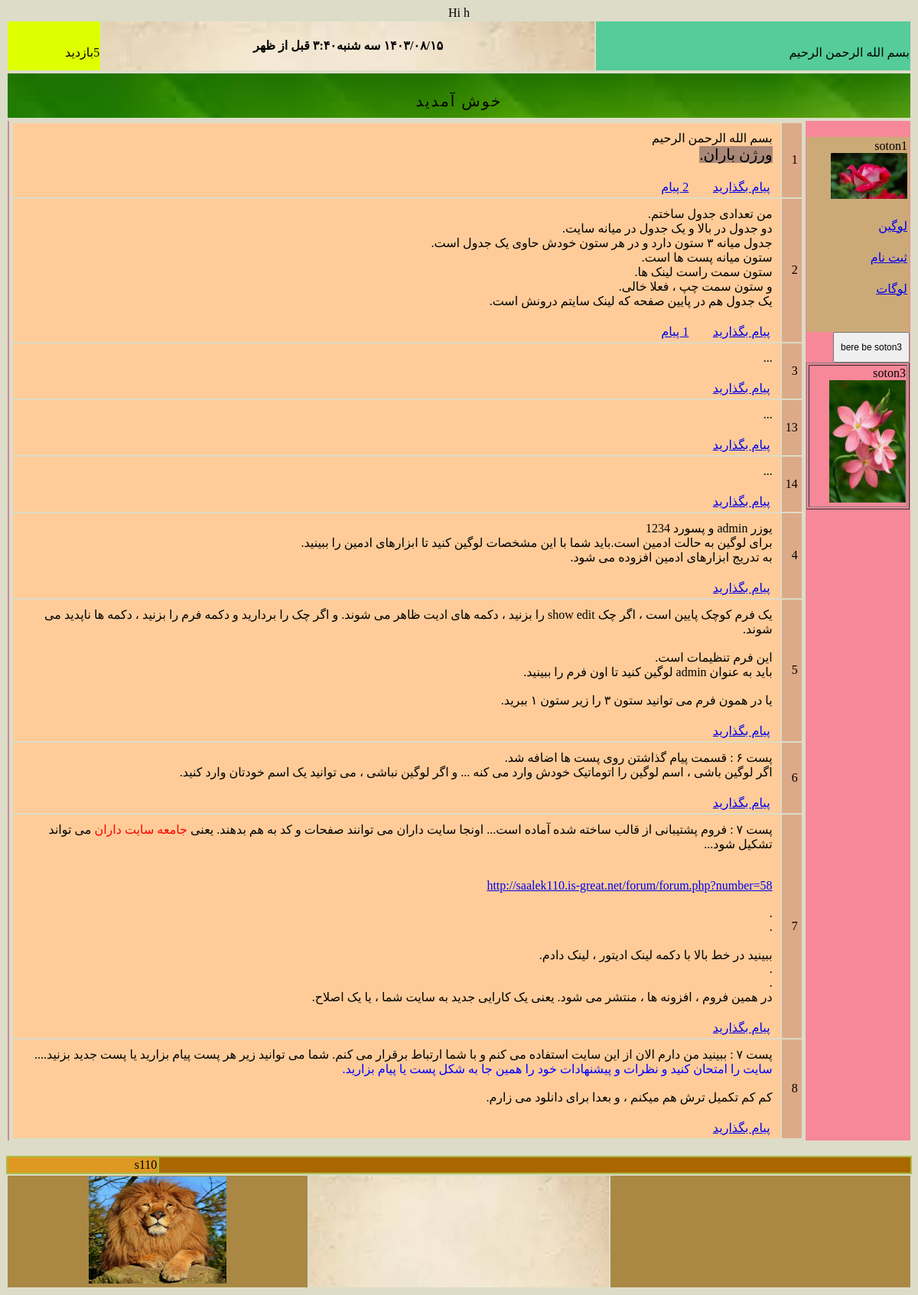
Screenshot of / (signed in) with the database file from the repository.
### tables this page shows
CREATE TABLE `s110_texts` (
  `number` int(11) NOT NULL,
  `comment` varchar(50) NOT NULL,
  `my_text` varchar(600) NOT NULL
);

CREATE TABLE `s110_posts` (
  `number` bigint(20) NOT NULL,
  `news` text NOT NULL
);

### tools/jdf.php (called while the page is built, shortened)
<?php
function jdate($format, $timestamp = '', $none = '', $time_zone = 'Asia/Tehran', $tr_num = 'fa') {
  $T_sec = 0;
  $ts = $T_sec + (($timestamp === '') ? time() : tr_num($timestamp));
  $date = explode('_', date('H_i_j_n_O_P_s_w_Y', $ts));
  list($j_y, $j_m, $j_d) = gregorian_to_jalali($date[8], $date[3], $date[2]);
  $sl = strlen($format);
  $out = '';
  for ($i = 0; $i < $sl; $i++) {
    $sub = substr($format, $i, 1);
    switch ($sub) {
      case 'B':
      case 'e':
      case 'g':
      case 'G':
      case 'h':
      case 'I':
      case 'T':
      case 'u':
      case 'Z':
        $out .= date($sub, $ts);
        break;
      case 'A':
        $out .= ($date[0] < 12) ? 'قبل از ظهر' : 'بعد از ظهر';
        break;
      case 'd':
        $out .= ($j_d < 10) ? '0' . $j_d : $j_d;
        break;
      case 'i':
        $out .= $date[1];
        break;
      case 'l':
        $out .= jdate_words(array('rh' => $date[7]), ' ');
        break;
      case 'm':
        $out .= ($j_m > 9) ? $j_m : '0' . $j_m;
        break;
      case 'Y':
        $out .= $j_y;
        break;
      default:
        $out .= $sub;
    }
  }
  return ($tr_num != 'en') ? tr_num($out, 'fa', '.') : $out;
}
function tr_num($str, $mod = 'en', $mf = '٫') {
  $num_a = array('0', '1', '2', '3', '4', '5', '6', '7', '8', '9', '.');
  $key_a = array('۰', '۱', '۲', '۳', '۴', '۵', '۶', '۷', '۸', '۹', $mf);
  return ($mod == 'fa') ? str_replace($num_a, $key_a, $str) : str_replace($key_a, $num_a, $str);
}
function jdate_words($array, $mod = '') {
  foreach ($array as $type => $num) {
    $num = (int) tr_num($num);
    switch ($type) {
      case 'rh':
        $key = array('یکشنبه', 'دوشنبه', 'سه شنبه', 'چهارشنبه', 'پنجشنبه', 'جمعه', 'شنبه');
        $array[$type] = $key[$num];
        break;
    }
  }
  return ($mod === '') ? $array : implode($mod, $array);
}
function gregorian_to_jalali($gy, $gm, $gd, $mod = '') {
   list($gy, $gm, $gd) = explode('_', tr_num($gy . '_' . $gm . '_' . $gd));
  $g_d_m = array(0, 31, 59, 90, 120, 151, 181, 212, 243, 273, 304, 334);
  $gy2 = ($gm > 2) ? ($gy + 1) : $gy;
  $days = 355666 + (365 * $gy) + ((int) (($gy2 + 3) / 4)) - ((int) (($gy2 + 99) / 100)) + ((int) (($gy2 + 399) / 400)) + $gd + $g_d_m[$gm - 1];
  $jy = -1595 + (33 * ((int) ($days / 12053)));
  $days %= 12053;
  $jy += 4 * ((int) ($days / 1461));
  $days %= 1461;
  if ($days < 186) {
    $jm = 1 + (int) ($days / 31);
    $jd = 1 + ($days % 31);
  } else {
    $jm = 7 + (int) (($days - 186) / 30);
    $jd = 1 + (($days - 186) % 30);
  }
  return ($mod == '') ? array($jy, $jm, $jd) : $jy . $mod . $jm . $mod . $jd;
}

### parts_of_index/show_posts.php (the view, shortened to what this page needs)
<?php
    mysqli_set_charset($ccoonn, "utf8");
 $sql = "SELECT * FROM s110_posts";
  $result = mysqli_query($ccoonn ,$sql);
   echo"<center>";
    echo"<table border=0>";
        while($info = mysqli_fetch_array( $result))
               {
            $my_number=$info['number'];
    echo"<tr>";
 echo'<td id="sotone_shomareh_post">';
 echo $info["number"];   echo"</td>";
include"parts_of_index/my_str_replace.php";
 echo'<td id="sotone_matne_post">';
echo nl2br($info['news']);
echo'<table border=0>';
echo'<tr>';
 echo'<td id="sotone_payam_bezarid">';
$str=writeMsg(32);
    echo '<a href="msg/a_write_msg.php?number='.$my_number.'">'.$str.'</a>';
echo'</td>';
 echo'<td id="sotone_chand_nazar">';
  $tedad=msg_cont($ccoonn , $my_number );
 if (   $tedad> 0)
 {
     $str=writeMsg(33);
 $ebarat= $tedad." ".$str;
    echo "<a href='msg/show_msgs.php?number=$my_number'>$ebarat</a>";
 }
 echo'</td>';
  echo'<td id="sotone_dokmeye_edit">';
      $value=my_setting("show_edit");
echo'</td>'; echo'</tr>';echo'</table>';
echo"</td>";
          echo"</tr>";
 }
 echo"</table>";
  echo"</center>";
                                                                 ?>

### index.php (shortened to what this page needs)
<!DOCTYPE html>
<!DOCTYPE html PUBLIC "-//W3C//DTD XHTML 1.0 Transitional//EN" "http://www.w3.org/TR/xhtml1/DTD/xhtml1-transitional.dtd">
<html dir="rtl">
<head>
</head>
<body>
       <?php
    require "base/ccoonn.php";
     include "functions/functions.php";
     require_once "tools/jdf.php";
    mysqli_set_charset($ccoonn, "utf8");
                $hour= jdate('g:i A');
                $the_week=jdate('l');
              $the_date=jdate('Y/m/d ');
 if (  isset(  $_SESSION["username"] )  )
 {
echo"<center>";
echo"Hi ".$_SESSION["username"];
echo"</center>";
 }
 echo'<table id="bala_tarin_table">';
echo'<tr>';
 echo'<td id="soton1_az_table_aval">';
 $str=writeMsg(21) ;
echo $str;
  ?>
      <?php
echo'</td>';
 echo'<td id="soton2_az_table_aval">';
echo"<center><h4>".$the_date.$the_week.$hour."</h4></center>";
echo'</td>';
 echo'<td id="soton3_az_table_aval">';
$count=counter("index");
 $str=writeMsg(12);
 echo $count;
   echo $str;
echo'</td>';
echo'</tr>';
echo'</table>';
 echo'<table id="table_e_satre_dovom">';
echo'<tr>';
 echo'<td id="sotone_table_dovom">';
echo'</td>';
echo'</tr>';
echo'</table>';
 echo'<table id="table_bozorge_vasate_safeh">';
echo'<tr>';
 echo'<td id="sotone_avale_table_bozorge_vasat_safhe">';
 echo'<table id="table_e_soton_1">';
echo'<tr>';
echo'<td>';
echo'soton1';
echo'<img src="images/flower2.jpg" alt="robot" width="100" height="60"/>';
echo'</td>';
echo'</tr>';
echo'<tr>';
echo'<td>';
 $str=writeMsg(13) ;
 echo'<a href="login/login.php">'.$str.'</a>';
 echo'</td>';
echo'</tr>';
echo'<tr>';
echo'<td>';
 $str=writeMsg(14) ;
  echo'<a href="login/register.php">'.$str.'</a>';
   echo'</td>';
   echo'</tr>';
echo'<tr>';
echo'<td>';
 $str=writeMsg(17) ;
  echo'<a href="login/logout.php">'.$str.'</a>';
     echo'</td>';
     echo'</tr>';
echo'<tr>';
echo'<td>';
echo'</td>';
echo'</tr>';
echo'<tr>';
echo'<td>';
echo'</td>';
echo'</tr>';
echo'</tr>';
echo'</table>';
	  $value=my_setting("soton3");
	  if ($value=="under-soton-1")
{
 ?>
 <form id='myform' action="<?php echo $_SERVER['PHP_SELF']; ?>"  method = 'POST'>
 <input type="submit" name='action_soton1' value="bere be soton3" style=" font-size:12px; height:40px; width:100px">
      </form>
 <?php
 }
      if ($value=="under-soton-1")
   include "parts_of_index/soton3.php";
echo'<td>';
   include "parts_of_index/show_posts.php";
echo'</td>';
 echo'<td id="sotone_sevome_table_bozorge_vasat_safhe">';
 ?>
 <?php
echo'</td>';
           echo"<br>";
 echo'<table id="avalin_table_e_footer">';
echo'<tr>';
 echo'<td id="sotone_avale_table_avale_footer">';
echo'</td>';
 echo'<td id="sotone_dovome_table_avale_footer">';
echo"s110";
echo'</td>';
echo'</tr>';
echo'</table>';
 echo'<table id="dovomin_table_e_footer">';
echo'<tr>';
 echo'<td id="sotone_avale_table_dovome_footer">';
 ?>
 <?php
 echo'</td>';
  echo'<td id="sotone_dovome_table_dovome_footer">';
 ?>
 <?php
   echo'</td>';
    echo'<td id="sotone_sevome_table_dovome_footer">';
   echo'<img src="images/lion.jpg" alt="lion" width="180" height="140"/>';
 echo'</td>';
 echo'</tr>';
echo'</table>';
?>
</body>
</html>

### parts_of_index/my_str_replace.php
<?php
if (isset ($info['news']) )
{
     $info['news']=str_replace("qz","'",$info['news']);
     $info['news']=str_replace("[Img]","<img src='",$info['news']);
     $info['news']=str_replace("[/Img]","' style='width:200px;height:auto'>",$info['news']);
     $info['news']=str_replace("[Url]","<a href='",$info['news']);
     $info['news']=str_replace("[Url_m]","'>",$info['news']);
     $info['news']=str_replace("[/Url]","</a>",$info['news']);
     $info['news']=str_replace("[center]","<center>",$info['news']);
     $info['news']=str_replace("[/center]","</center>",$info['news']);
     $info['news']=str_replace("[left]","<div style='text-align: left;'>",$info['news']);
     $info['news']=str_replace("[/left]","</div>",$info['news']);
     $info['news']=str_replace("[right]","<div style='text-align: right;'>",$info['news']);
     $info['news']=str_replace("[/right]","</div>",$info['news']);
     $info['news']=str_replace("[red]","<span style='color: Red'>",$info['news']);
     $info['news']=str_replace("[/red]","</span>",$info['news']);
     $info['news']=str_replace("[blue]","<span style='color: Blue'>",$info['news']);
     $info['news']=str_replace("[/blue]","</span>",$info['news']);
     $info['news']=str_replace("[color]","<span style='color:",$info['news']);
     $info['news']=str_replace("[bgcolor]","<span style='background-color:",$info['news']);
     $info['news']=str_replace("[color_m]","'>",$info['news']);
     $info['news']=str_replace("[/color]","</span>",$info['news']);
     $info['news']=str_replace("imagenumber=","<img src='http://victory.rf.gd/web/images/attachs/f",$info['news']);
          $info['news']=str_replace("size=100",".jpg' width='100' height='auto'>",$info['news']);
               $info['news']=str_replace("size=150",".jpg' width='150' height='auto'>",$info['news']);
     $info['news']=str_replace("size=200",".jpg' width='200' height='auto'>",$info['news']);
          $info['news']=str_replace("size=250",".jpg' width='250' height='auto'>",$info['news']);
        $info['news']=str_replace("size=300",".jpg' width='300' height='auto'>",$info['news']);
        $info['news']=str_replace("size=350",".jpg' width='350' height='auto'>",$info['news']);
     $info['news']=str_replace("size=400",".jpg' width='400' height='auto'>",$info['news']);
          $info['news']=str_replace("size=450",".jpg' width='450' height='auto'>",$info['news']);
             $info['news']=str_replace("size=500",".jpg' width='500' height='auto'>",$info['news']);
             $info['news']=str_replace("size=550",".jpg' width='550' height='auto'>",$info['news']);
     $info['news']=str_replace("size=600",".jpg' width='600' height='auto'>",$info['news']);
     $info['news']=str_replace("size=650",".jpg' width='650' height='auto'>",$info['news']);
       $info['news']=str_replace("size=700",".jpg' width='700' height='auto'>",$info['news']);
         $info['news']=str_replace("size=750",".jpg' width='750' height='auto'>",$info['news']);
     $info['news']=str_replace("size=800",".jpg' width='800' height='auto'>",$info['news']);
    $info['news']=str_replace("☆☆☆☆T","",$info['news']);
       $info['news']=str_replace("pngnumber=","<img src='http://victory.rf.gd/web/images/attachs/png/f",$info['news']);
          $info['news']=str_replace("sizep=100",".png' width='100' height='auto'>",$info['news']);
               $info['news']=str_replace("sizep=150",".png' width='150' height='auto'>",$info['news']);
     $info['news']=str_replace("sizep=200",".png' width='200' height='auto'>",$info['news']);
          $info['news']=str_replace("sizep=250",".png' width='250' height='auto'>",$info['news']);
        $info['news']=str_replace("sizep=300",".png' width='300' height='auto'>",$info['news']);
        $info['news']=str_replace("sizep=350",".png' width='350' height='auto'>",$info['news']);
     $info['news']=str_replace("sizep=400",".png' width='400' height='auto'>",$info['news']);
          $info['news']=str_replace("sizep=450",".png' width='450' height='auto'>",$info['news']);
             $info['news']=str_replace("sizep=500",".png' width='500' height='auto'>",$info['news']);
             $info['news']=str_replace("sizep=550",".png' width='550' height='auto'>",$info['news']);
     $info['news']=str_replace("sizep=600",".png' width='600' height='auto'>",$info['news']);
     $info['news']=str_replace("sizep=650",".png' width='650' height='auto'>",$info['news']);
       $info['news']=str_replace("sizep=700",".png' width='700' height='auto'>",$info['news']);
         $info['news']=str_replace("sizep=750",".png' width='750' height='auto'>",$info['news']);
     $info['news']=str_replace("sizep=800",".png' width='800' height='auto'>",$info['news']);
    $info['news']=str_replace("☆☆☆☆T","",$info['news']);
       $info['news']=str_replace("[font5]","<div style='font-size:5px;'>",$info['news']);
       $info['news']=str_replace("[font10]","<div style='font-size:10px;'>",$info['news']);
       $info['news']=str_replace("[font20]","<div style='font-size:20px;'>",$info['news']);
       $info['news']=str_replace("[font30]","<div style='font-size:30px;'>",$info['news']);
     $info['news']=str_replace("[font40]","<div style='font-size:40px;'>",$info['news']);
     $info['news']=str_replace("[font50]","<div style='font-size:50px;'>",$info['news']);
     $info['news']=str_replace("[font60]","<div style='font-size:60px;'>",$info['news']);
       $info['news']=str_replace("[font70]","<div style='font-size:70px;'>",$info['news']);
     $info['news']=str_replace("[font80]","<div style='font-size:80px;'>",$info['news']);
     $info['news']=str_replace("[font90]","<div style='font-size:90px;'>",$info['news']);
     $info['news']=str_replace("[font100]","<div style='font-size:100px;'>",$info['news']);
     $info['news']=str_replace("[font150]","<div style='font-size:150px;'>",$info['news']);
     $info['news']=str_replace("[font200]","<div style='font-size:200px;'>",$info['news']);
     $info['news']=str_replace("[font250]","<div style='font-size:250px;'>",$info['news']);
     $info['news']=str_replace("[font300]","<div style='font-size:300px;'>",$info['news']);
     $info['news']=str_replace("[font350]","<div style='font-size:350px;'>",$info['news']);
     $info['news']=str_replace("[font400]","<div style='font-size:400px;'>",$info['news']);
       $info['news']=str_replace("[/font]","</div>",$info['news']);
}
     ?>

### css/index.php (style rules this page uses)
body { background-color:rgba(220,220,200,1); }
#sotone_shomareh_post { background:#ddaa88; padding:5px; }
#sotone_matne_post { background:#ffcc99; padding-left:10px; padding-right:10px; padding-top:10px; }
#sotone_payam_bezarid { width:30%; }
#sotone_chand_nazar { width:30%; padding-right:20px; padding-left:20px; }
#sotone_dokmeye_edit { width:30%; padding-right:20px; }
#bala_tarin_table { border:1; width:100%; }
#soton1_az_table_aval { background: #55cc99; }
#soton2_az_table_aval { background: #ddaa88; background-image: url('images/paper2.jpeg'); background-repeat: no-repeat; background-size: cover; }
#soton3_az_table_aval { background: #ddff00; }
#table_e_satre_dovom { border:1; width:100%; text-align:center; }
#sotone_table_dovom { background: #ffbbbb; background-image: url('images/green2.jpeg'); background-repeat: no-repeat; background-size: cover; color:black; font-size:20px; letter-spacing: 2px; padding-bottom:10px; }
#table_bozorge_vasate_safeh { border:0; }
#sotone_avale_table_bozorge_vasat_safhe { vertical-align:top; background: #f68899; }
#table_e_soton_1 { margin-top:20px; border:1px; background:#ccaa78; }
#sotone_sevome_table_bozorge_vasat_safhe { vertical-align:top; background: #cc8899; }
#avalin_table_e_footer { border:1; width:100%; background:#aabb44; }
#sotone_avale_table_avale_footer { background:#aa6600; width:50%; text-align: center; }
#sotone_dovome_table_avale_footer { background:#dd9922; width:10%;">'; }
#dovomin_table_e_footer { border:1; width:100%; }
#sotone_avale_table_dovome_footer { background:#aa8844; width:20%; text-align: center; }
#sotone_dovome_table_dovome_footer { background:#aa9955; background-image: url('images/paper2.jpeg'); background-repeat: no-repeat; background-size: cover; width:20%; text-align: center;padding:14px;">'; }
#sotone_sevome_table_dovome_footer { background:#aa8844; width:20%; text-align: center; }

### rows the page displays
s110_texts: my_text "بسم الله الرحمن الرحیم"
s110_texts: my_text "بازدید"
s110_texts: my_text "لوگین"
s110_texts: my_text "ثبت نام"
s110_texts: my_text "لوگات"
s110_posts: number "1", news "بسم الله الرحمن الرحیم ورژن باران.", s110_texts.my_text "پیام بگذارید", s110_texts.my_text "2 پیام"
s110_posts: number "2", news "من تعدادی جدول ساختم. دو جدول در بالا و یک جدول در میانه سایت. جدول میانه ۳ ستون دارد و در هر ستون خودش حاوی یک جدول است. ستون میانه پست ها است. ستون سمت راست لینک ها. و ستون سمت چپ ، فعلا خالی. یک جدول هم در پایین صفحه که لینک سایتم درونش است.", s110_texts.my_text "پیام بگذارید", s110_texts.my_text "1 پیام"
s110_posts: number "3", news "...", s110_texts.my_text "پیام بگذارید"
s110_posts: number "13", news "...", s110_texts.my_text "پیام بگذارید"
s110_posts: number "14", news "...", s110_texts.my_text "پیام بگذارید"
s110_posts: number "4", news "یوزر admin و پسورد 1234 برای لوگین به حالت ادمین است.باید شما با این مشخصات لوگین کنید تا ابزارهای ادمین را ببینید. به تدریج ابزارهای ادمین افزوده می شود.", s110_texts.my_text "پیام بگذارید"
s110_posts: number "5", news "یک فرم کوچک پایین است ، اگر چک show edit را بزنید ، دکمه های ادیت ظاهر می شوند. و اگر چک را بردارید و دکمه فرم را بزنید ، دکمه ها ناپدید می شوند. این فرم تنظیمات است. باید به عنوان admin لوگین کنید تا اون فرم را ببینید. یا در همون فرم می توانید ستون ۳ را زیر ستون ۱ ببرید.", s110_texts.my_text "پیام بگذارید"
s110_posts: number "6", news "پست ۶ : قسمت پیام گذاشتن روی پست ها اضافه شد. اگر لوگین باشی ، اسم لوگین را اتوماتیک خودش وارد می کنه ... و اگر لوگین نباشی ، می توانید یک اسم خودتان وارد کنید.", s110_texts.my_text "پیام بگذارید"
s110_posts: number "7", news "پست ۷ : فروم پشتیبانی از قالب ساخته شده آماده است... اونجا سایت داران می توانند صفحات و کد به هم بدهند. یعنی جامعه سایت داران می تواند تشکیل شود... http://saalek110.is-great.net/forum/forum.php?number=58 . . ببینید در خط بالا با دکمه لینک ادیتور ، لینک دادم. . . در همین فروم ، افزونه ها ، منتشر می شود. یعنی یک کارایی جدید به سایت شما ، یا یک اصلاح.", s110_texts.my_text "پیام بگذارید"
s110_posts: number "8", news "پست ۷ : ببینید من دارم الان از این سایت استفاده می کنم و با شما ارتباط برقرار می کنم. شما می توانید زیر هر پست پیام بزارید یا پست جدید بزنید.... سایت را امتحان کنید و نظرات و پیشنهادات خود را همین جا به شکل پست یا پیام بزارید. کم کم تکمیل ترش هم میکنم ، و بعدا برای دانلود می زارم.", s110_texts.my_text "پیام بگذارید"

### other values shown
$_SESSION["username"] "h"
$the_week "سه شنبه"
$hour "۳:۴۰ قبل از ظهر"
$count "5"
$str "خوش آمدید"
